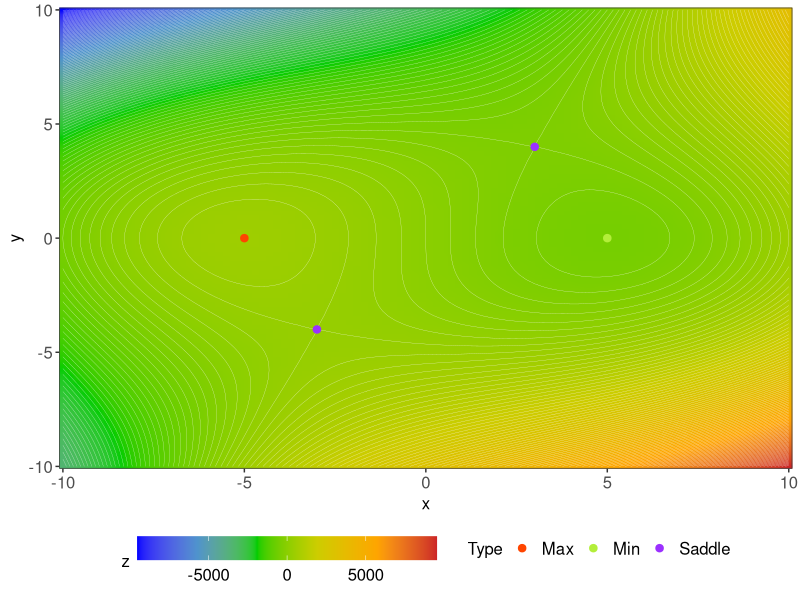

Reproduce this figure in R.
### stationarities.R
##
## This script finds all stationary points for function of two variables given as grid (e. g., file with "x" "y" "z" columns)
## Grid bin size (dx, dy) can be arbitrary and vary along any given range. NB: for step-fixed grids numerical differentiation can be performed in much more efficient way

# stationary points classifier
stat_type <- function(dx2, dy2, dxdy) {
    if (is.na(dx2) | is.na(dy2) | is.na(dxdy)) return("unk")
    if (dx2 * dy2 - dxdy^2 < 0) return("saddle")
    if (dx2 * dy2 - dxdy^2 > 0) {
        if (dx2 < 0 & dy2 < 0) return("max")
        else if (dx2 > 0 & dy2 > 0) return("min")
        else return("unk")
    }
    else return("unk")
}

# test function (can be replaced with xyz dataframe below in script)
z_func <- function(x, y) {
    return(2 * x^3 + 6 * x * y^2 - 3 * y^3 - 150 * x)
}

# partial first- and second-order analytical derivatives of test function (just for comparison and debugging purposes)
z_func_dx <- function(x, y) {
    return(6 * x^2 + 6 * y^2 - 150)
}

z_func_dy <- function(x, y) {
    return(12 * x * y - 9 * y^2)
}

z_func_dx2 <- function(x, y) {
    return(12 * x)
}

z_func_dy2 <- function(x, y) {
    return(12 * x - 18 * y)
}

z_func_dxdy <- function(x, y) {
    return(12 * y)
}

# partial first- and second-order numerical derivatives of user function/dataframe
# if grid sizes along x and y axes doesn't change then it's better to calculate dx and dy before differentiation and use them directly in points selection
z_dx <- function(x, y) {
    pos_x <- which(df_x == x)
    
    if (pos_x == 1 | pos_x == length(df_x)) return(NA)
    
    xf <- df_x[pos_x + 1]
    xb <- df_x[pos_x - 1]

    return((df[which(df$x == xf & df$y == y), "z"] - df[which(df$x == xb & df$y == y), "z"]) / (xf - xb))
}

z_dy <- function(x, y) {
    pos_y <- which(df_y == y)
    
    if (pos_y == 1 | pos_y == length(df_y)) return(NA)
    
    yf <- df_y[pos_y + 1]
    yb <- df_y[pos_y - 1]
    
    return((df[which(df$y == yf & df$x == x), "z"] - df[which(df$y == yb & df$x == x), "z"]) / (yf - yb))
}

z_dx2 <- function(x, y) {
    pos_x <- which(df_x == x)
    
    if (pos_x <= 2 | pos_x >= (length(df_x) - 1)) return(NA)
    
    xf <- df_x[pos_x + 1]
    xb <- df_x[pos_x - 1]
    
    return((df[which(df$x == xf & df$y == y), "dx"] - df[which(df$x == xb & df$y == y), "dx"]) / (xf - xb))
}

z_dy2 <- function(x, y) {
    pos_y <- which(df_y == y)
    
    if (pos_y <= 2 | pos_y >= (length(df_y) - 1)) return(NA)
    
    yf <- df_y[pos_y + 1]
    yb <- df_y[pos_y - 1]
    
    return((df[which(df$y == yf & df$x == x), "dy"] - df[which(df$y == yb & df$x == x), "dy"]) / (yf - yb))
}

z_dxdy <- function(x, y) {
    pos_y <- which(df_y == y)
    
    if (pos_y <= 2 | pos_y >= (length(df_y) - 1)) return(NA)
    
    yf <- df_y[pos_y + 1]
    yb <- df_y[pos_y - 1]
    
    return((df[which(df$y == yf & df$x == x), "dx"] - df[which(df$y == yb & df$x == x), "dx"]) / (yf - yb))
}

# just for test purposes; one can read necessary dataframe directly instead of two executing following lines
df <- expand.grid("x" = seq(-10, 10, 0.2), "y" = seq(-10, 10, 0.2))
df$z <- apply(df, 1, function(x) z_func(x["x"], x["y"]))

df$dx_a <- apply(df, 1, function(x) z_func_dx(x["x"], x["y"]))
df$dy_a <- apply(df, 1, function(x) z_func_dy(x["x"], x["y"]))
df$dx2_a <- apply(df, 1, function(x) z_func_dx2(x["x"], x["y"]))
df$dy2_a <- apply(df, 1, function(x) z_func_dy2(x["x"], x["y"]))
df$dxdy_a <- apply(df, 1, function(x) z_func_dxdy(x["x"], x["y"]))

# store all unique abscissae and ordinates
df_x <- unique(df$x)
df_y <- unique(df$y)

# calculate first-order numerical derivatives
df$dx <- apply(df, 1, function(x) z_dx(x["x"], x["y"]))
df$dy <- apply(df, 1, function(x) z_dy(x["x"], x["y"]))

# one can adjust tolerance of selection criteria (in units of [dependent variable]/[independent variable])
tolerance_x <- 1.0
tolerance_y <- 1.0

# filter out any non-stationary points
df$stat <- apply(df, 1, function(x) ifelse(is.na(x["dx"]) | is.na(x["dy"]), FALSE, ifelse(abs(x["dx"]) <= tolerance_x & abs(x["dy"]) <= tolerance_y, TRUE, FALSE)))
stationaries <- df[which(df$stat == TRUE), ]

# calculate second-order numerical derivatives
stationaries$dx2 <- apply(stationaries, 1, function(x) z_dx2(x["x"], x["y"]))
stationaries$dy2 <- apply(stationaries, 1, function(x) z_dy2(x["x"], x["y"]))
stationaries$dxdy <- apply(stationaries, 1, function(x) z_dxdy(x["x"], x["y"]))

# classify stationary points into main classes
stationaries$type <- apply(stationaries, 1, function(x) stat_type(x["dx2"], x["dy2"], x["dxdy"]))
minima <- stationaries[which(stationaries$type == "min"), ]
maxima <- stationaries[which(stationaries$type == "max"), ]
saddles <- stationaries[which(stationaries$type == "saddle"), ]
unks <- stationaries[which(stationaries$type == "unk"), ]

# plot function and stationary points
library(ggplot2)
ggplot(df, aes(x, y, z = z)) + stat_contour(geom = "polygon", aes(fill = ..level..)) +
    geom_raster(aes(fill = z), interpolate = TRUE) + stat_contour(binwidth = 100.0, size = 0.075, colour = "white") + xlab("x") + ylab("y") +
    guides(fill = guide_colorbar(title = "z", barwidth = 15)) + scale_fill_gradientn(colours = c("blue", "steelblue3", "green3", "yellow3", "orange1", "firebrick3")) + theme_bw() + theme(legend.position = "bottom", axis.title = element_text(size = 12), axis.text = element_text(size = 12), legend.title = element_text(size = 12), legend.text = element_text(size = 12)) +
    scale_x_continuous(expand = c(0, 0)) +
    scale_y_continuous(expand = c(0, 0)) +
    geom_point(inherit.aes = FALSE, data = stationaries, aes(x, y, colour = type), pch = 20, size = 3.5) + scale_colour_manual(labels = c("max" = "Max", "min" = "Min", "saddle" = "Saddle", "unk" = "Unknown"), values = c("max" = "orangered", "min" = "olivedrab2", "saddle" = "purple1", "unk" = "black")) + guides(colour = guide_legend(title = "Type"))
